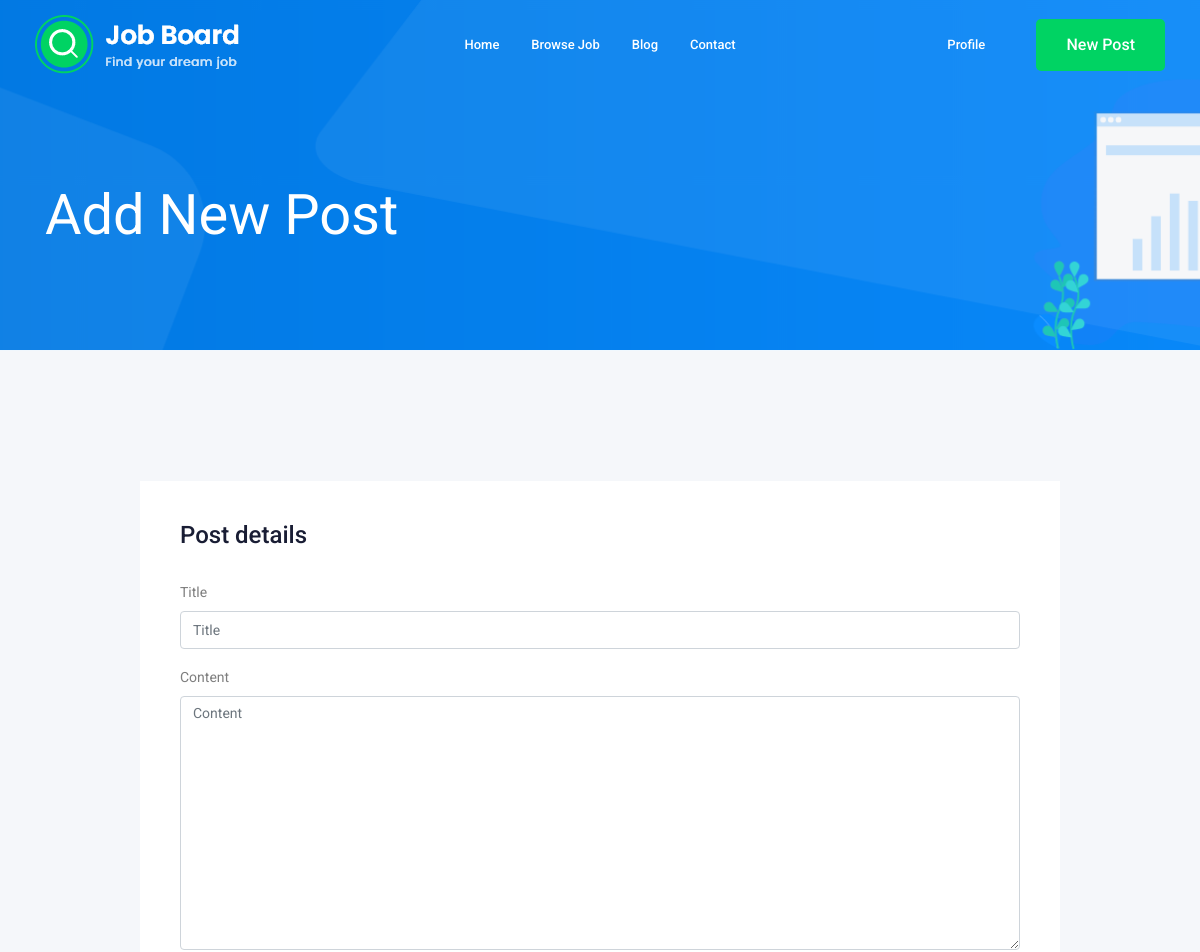
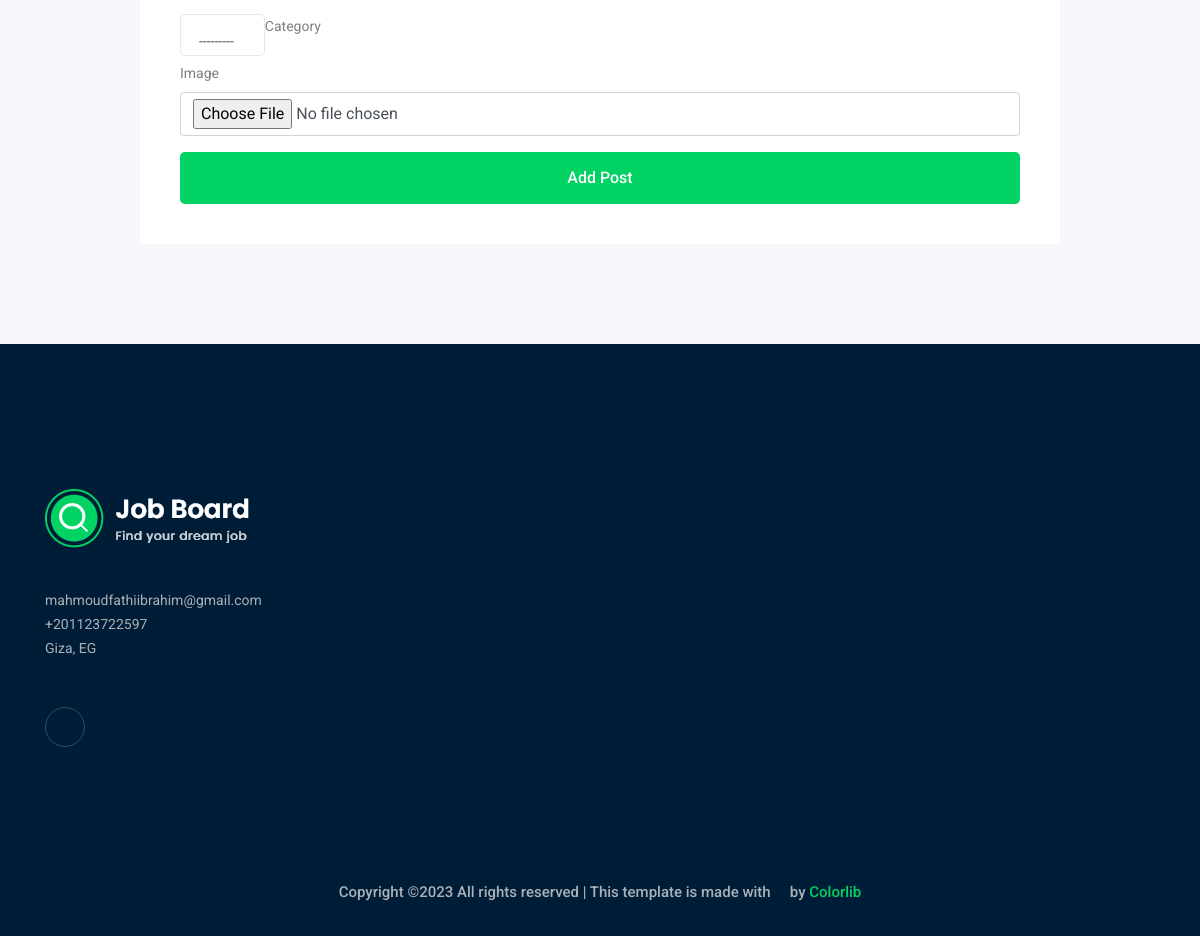
/blog/add_post/ (signed in), run on the app's committed database (2 pictures, top to bottom).
### contact/models.py (models this page shows, shortened)
class Info(models.Model):
    place = models.CharField(max_length=50)
    phone_number = PhoneNumberField(region='EG')
    email = models.EmailField(max_length=100)

### blog/views.py (the view, shortened to what this page needs)
# urls.py: path('add_post/', views.PostCreateView.as_view(), name='add_post'),
class PostCreateView(LoginRequiredMixin, CreateView):
    model = Posts
    fields = ['title', 'content', 'category', 'image']
    template_name = 'blog/add_post.html'

### blog/models.py (called while the page is built)
    def __str__(self):
        return self.name

### contact/context_processors.py (called while the page is built)
def my_info(request):
    info = Info.objects.first()
    context = {'info': info}
    return context

### templates/blog/add_post.html (shortened to what this page needs)
<!doctype html>
{% extends 'base.html' %}
{% load bootstrap4 %}
    {% block post_button %}
        <a class="boxed-btn3" href="{% url 'blog:add_post' %}">New Post</a>
    {% endblock post_button %}
{% block body %}
    <div class="bradcam_area bradcam_bg_1">
        <div class="container">
            <div class="row">
                <div class="col-xl-12">
                    <div class="bradcam_text">
                        <h3>Add New Post</h3>
                    </div>
                </div>
            </div>
        </div>
    </div>
    <div class="job_details_area">
        <div class="container">
            <div class="row">
                <div class="col-lg-10 mx-auto">
                    <div class="apply_job_form white-bg">
                        <h4>Post details</h4>
                        <form method="POST" enctype="multipart/form-data">
                            {% bootstrap_form form%}
                            <div class="submit_btn">
                                <button class="boxed-btn3 w-100" type="submit">Add Post</button>
                            </div>
                        </form>
                    </div>
                </div>
            </div>
        </div>
    </div>
{% endblock body %}

### templates/base.html (shortened to what this page needs)
<!doctype html>
{% load static %}
<html class="no-js" lang="zxx">
<head>
    <link rel="stylesheet" href="{% static 'css/bootstrap.min.css' %}">
    <link rel="stylesheet" href="{% static 'css/owl.carousel.min.css' %}">
    <link rel="stylesheet" href="{% static 'css/magnific-popup.css' %}">
    <link rel="stylesheet" href="{% static 'css/font-awesome.min.css' %}">
    <link rel="stylesheet" href="{% static 'css/themify-icons.css' %}">
    <link rel="stylesheet" href="{% static 'css/nice-select.css' %}">
    <link rel="stylesheet" href="{% static 'css/flaticon.css' %}">
    <link rel="stylesheet" href="{% static 'css/jquery-ui.css' %}">
    <link rel="stylesheet" href="{% static 'css/gijgo.css' %}">
    <link rel="stylesheet" href="{% static 'css/animate.min.css' %}">
    <link rel="stylesheet" href="{% static 'css/slicknav.css' %}">
    <link rel="stylesheet" href="{% static 'css/style.css' %}">
</head>
<body>
    <header>
        <div class="header-area ">
            <div id="sticky-header" class="main-header-area">
                <div class="container-fluid ">
                    <div class="header_bottom_border">
                        <div class="row align-items-center">
                            <div class="col-xl-3 col-lg-2">
                                <div class="logo">
                                    <a href="{% url 'home:index' %}">
                                        <img src="{% static 'img/logo.png' %}" alt="">
                                    </a>
                                </div>
                            </div>
                            <div class="col-xl-6 col-lg-7">
                                <div class="main-menu  d-none d-lg-block">
                                    <nav>
                                        <ul id="navigation">
                                            <li><a href="{% url 'home:index' %}">home</a></li>
                                            <li><a href="{% url 'jobs:job_list' %}">Browse Job</a></li>
                                            <li><a href="{% url 'blog:blogs' %}">blog</a></li>
                                            <li><a href="{% url 'contact:contact_us' %}">Contact</a></li>
                                        </ul>
                                    </nav>
                                </div>
                            </div>
                            <div class="col-xl-3 col-lg-3 d-none d-lg-block">
                                <div class="Appointment">
                                    {% if request.user.is_authenticated %}
                                    <div class="col-xl-6 col-lg-7">
                                        <div class="main-menu  d-none d-lg-block">
                                            <nav>
                                                <ul id="navigation_profile">
                                                 <li><a href="#">Profile <i class="ti-angle-down"></i></a>
                                                 </li>
                                                </ul>
                                            </nav>
                                        </div>
                                    </div>
                                    {% endif %}
                                    <div class="d-none d-lg-block">
                                        {% block post_button %}
                                        {% endblock post_button %}
                                    </div>
                                </div>
                            </div>
                            <div class="col-12">
                            </div>
                        </div>
                    </div>
                </div>
            </div>
        </div>
    </header>
    {% block body %}
    {% endblock body %}
    <footer class="footer">
        <div class="footer_top">
            <div class="container">
                <div class="row">
                    <div class="col-xl-3 col-md-6 col-lg-3">
                        <div class="footer_widget wow fadeInUp" data-wow-duration="1s" data-wow-delay=".3s">
                            <div class="footer_logo">
                                <a href="{% url 'jobs:job_list' %}">
                                    <img src="{% static 'img/logo.png' %}" alt="">
                                </a>
                            </div>
                            <p>
                                {{info.email}} <br>
                                {{info.phone_number}} <br>
                                {{info.place}}
                            </p>
                            <div class="socail_links">
                                <ul>
                                    <li>
                                        <a href="https://www.facebook.com/xenammm" target="_blank">
                                            <i class="ti-facebook"></i>
                                        </a>
                                    </li>
                                </ul>
                            </div>
                        </div>
                    </div>
                </div>
            </div>
        </div>
        <div class="copy-right_text wow fadeInUp" data-wow-duration="1.4s" data-wow-delay=".3s">
            <div class="container">
                <div class="row">
                    <div class="col-xl-12">
                        <p class="copy_right text-center">
Copyright &copy;<script>document.write(new Date().getFullYear());</script> All rights reserved | This template is made with <i class="fa fa-heart-o" aria-hidden="true"></i> by <a href="https://colorlib.com" target="_blank">Colorlib</a>
                        </p>
                    </div>
                </div>
            </div>
        </div>
    </footer>
</body>
</html>

### data on the page
Info: email "mahmoudfathiibrahim@gmail.com", phone_number "+201123722597", place "Giza, EG"
